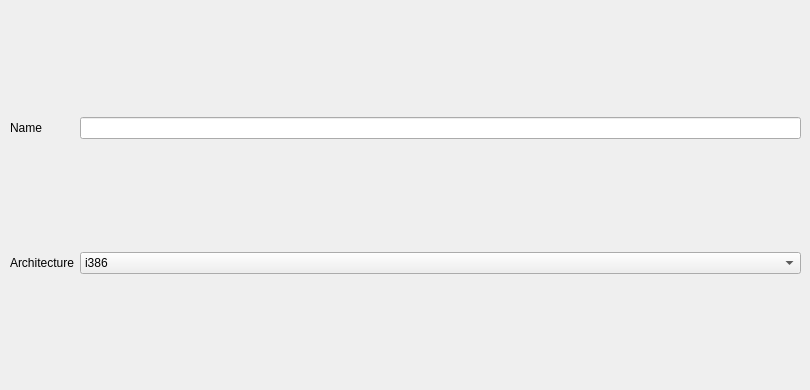
   <widget class="QWidget" name="tab">
    <attribute name="title">
     <string>General</string>
    </attribute>
    <widget class="QWidget" name="gridLayoutWidget">
     <property name="geometry">
      <rect>
       <x>10</x>
       <y>10</y>
       <width>791</width>
       <height>371</height>
      </rect>
     </property>
     <layout class="QGridLayout" name="gridLayout">
      <item row="0" column="1">
       <widget class="QLineEdit" name="lineEdit"/>
      </item>
      <item row="0" column="0">
       <widget class="QLabel" name="label">
        <property name="text">
         <string>Name</string>
        </property>
       </widget>
      </item>
      <item row="1" column="0">
       <widget class="QLabel" name="label_2">
        <property name="text">
         <string>Architecture</string>
        </property>
       </widget>
      </item>
      <item row="1" column="1">
       <widget class="QComboBox" name="comboBox">
        <item>
         <property name="text">
          <string>i386</string>
         </property>
        </item>
        <item>
         <property name="text">
          <string>x86_64</string>
         </property>
        </item>
        <item>
         <property name="text">
          <string>mips</string>
         </property>
        </item>
        <item>
         <property name="text">
          <string>mips64</string>
         </property>
        </item>
        <item>
         <property name="text">
          <string>mipsel</string>
         </property>
        </item>
        <item>
         <property name="text">
          <string>mips64el</string>
         </property>
        </item>
        <item>
         <property name="text">
          <string>ppc</string>
         </property>
        </item>
        <item>
         <property name="text">
          <string>ppc64</string>
         </property>
        </item>
        <item>
         <property name="text">
          <string>arm</string>
         </property>
        </item>
        <item>
         <property name="text">
          <string>aarch64</string>
         </property>
        </item>
        <item>
         <property name="text">
          <string>sparc</string>
         </property>
        </item>
        <item>
         <property name="text">
          <string>sparc64</string>
         </property>
        </item>
       </widget>
      </item>
     </layout>
    </widget>
   </widget>
